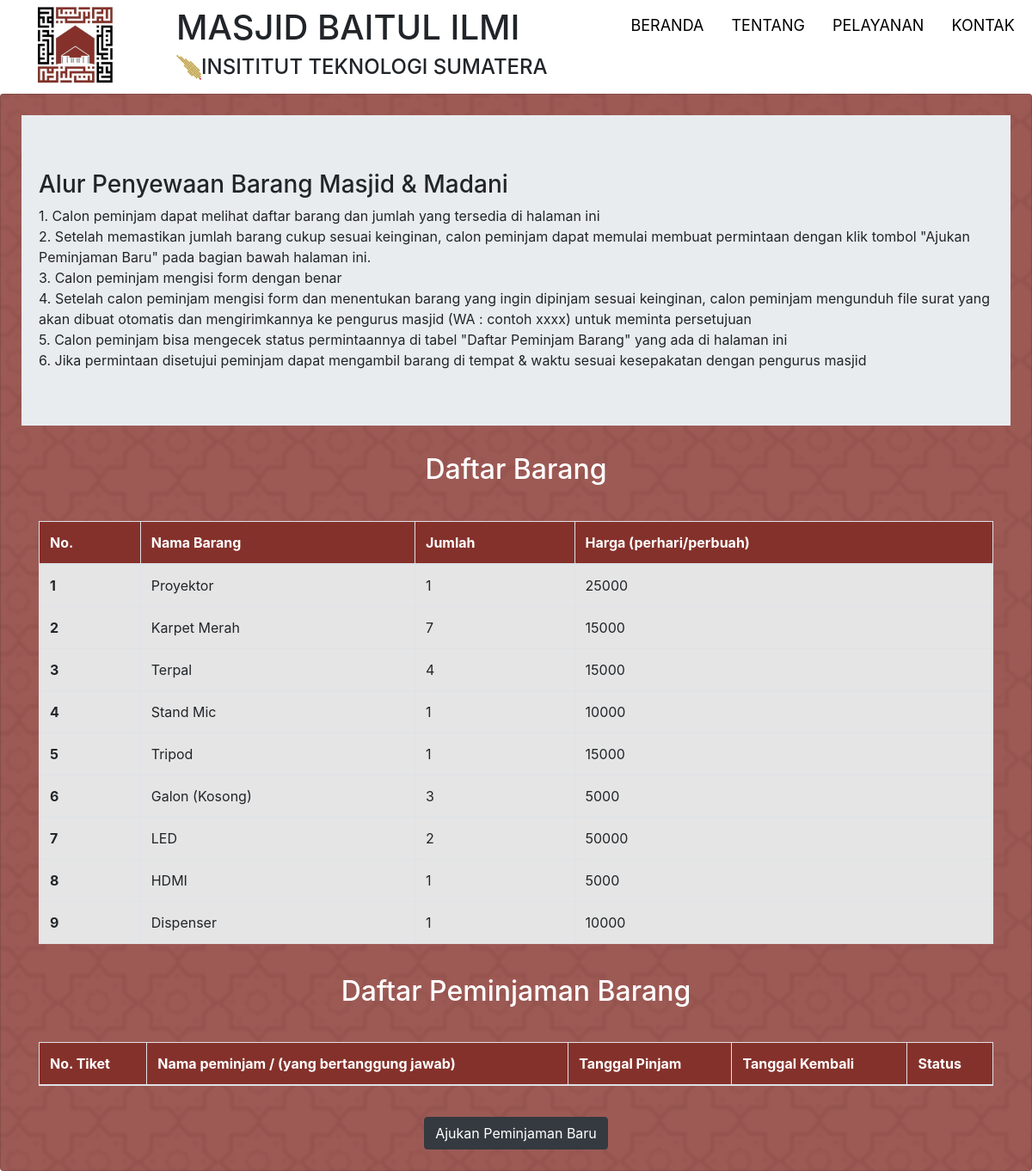
The app's page /index.php/peminjaman_barang_user, older data.
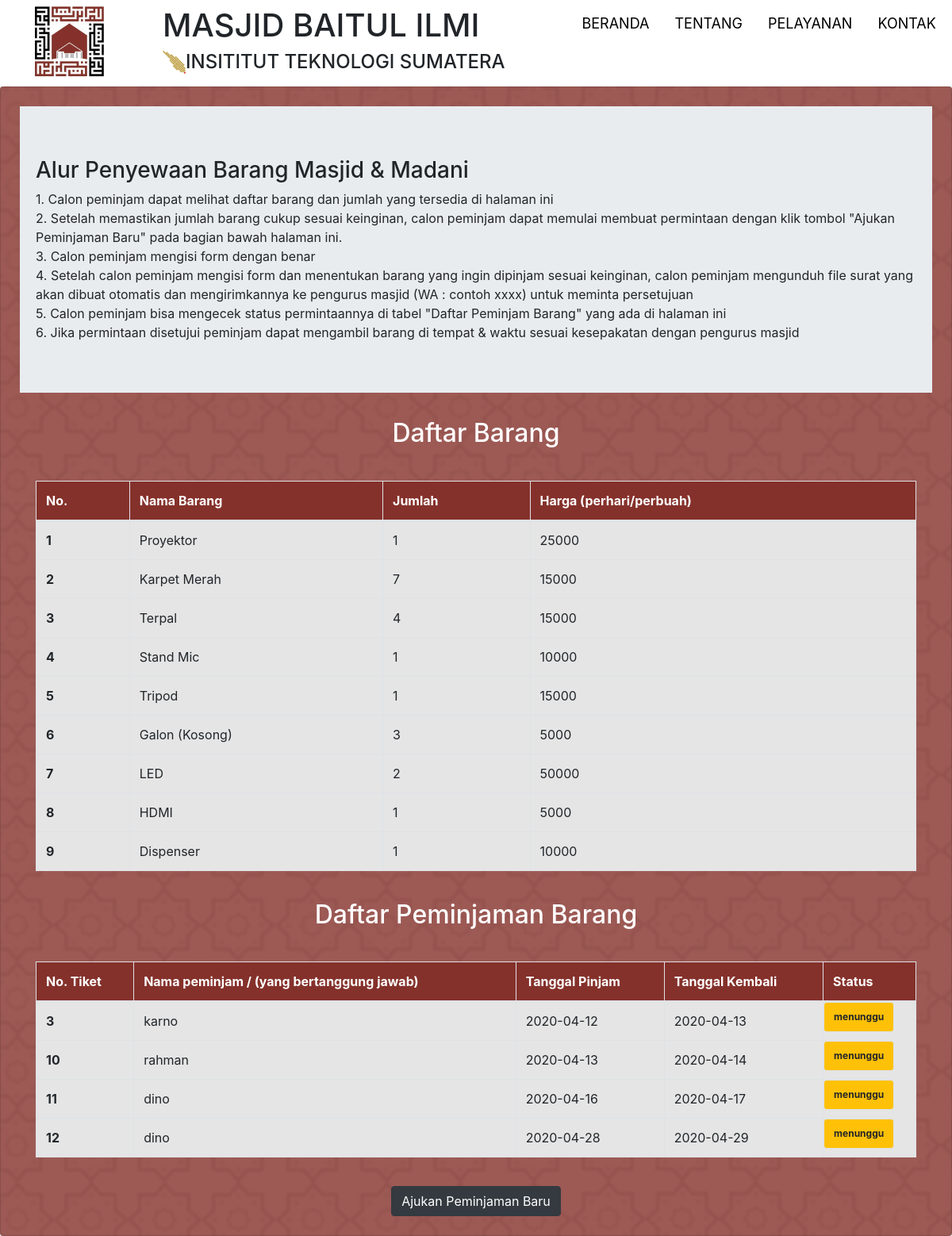
The same page, newer data.
### tables this page shows
CREATE TABLE `inventory` (
  `id_inventory` int(11) NOT NULL,
  `nama_inventory` varchar(50) NOT NULL,
  `jumlah_inventory` int(10) NOT NULL,
  `harga_inventory` int(10) NOT NULL
);

CREATE TABLE `peminjaman` (
  `id_peminjaman` int(11) NOT NULL,
  `judul_kegiatan` varchar(100) NOT NULL,
  `penyelenggara_kegiatan` varchar(100) NOT NULL,
  `penanggung_jawab` varchar(100) NOT NULL,
  `noHp` varchar(15) NOT NULL,
  `jaminan` varchar(50) NOT NULL,
  `lokasi` varchar(50) NOT NULL,
  `tanggal_peminjaman` date NOT NULL,
  `tanggal_pengembalian` date NOT NULL,
  `denda_peminjaman` int(8) DEFAULT NULL,
  `total_harga` int(11) NOT NULL,
  `status_permintaan` varchar(50) NOT NULL
);

### application/controllers/Peminjaman_barang_user.php (called while the page is built, shortened)
<?php
class Peminjaman_barang_user extends CI_Controller {
  public function index()
  {
  $data['barang'] = $this->User_model->get_inventory();
  $query = $this->db->query('SELECT * FROM peminjaman WHERE status_permintaan <> "penyusunan"');
  $data['peminjam'] = $query->result_array();
	$this->load->view('template_user/header');
	$this->load->view('user/daftar_peminjaman_barang',$data);
	$this->load->view('template_user/footer');
  }
}

### index.php (called while the page is built, shortened)
<?php
require_once BASEPATH.'core/CodeIgniter.php';

### application/models/User_model.php (called while the page is built, shortened)
<?php
class User_model extends CI_Model {
  function get_inventory(){
    $data = $this->db->get('inventory')->result_array();
    return $data;
  }
}

### application/views/user/daftar_peminjaman_barang.php (the view)
<div class="card p-4">
    <div class="jumbotron jumbotron-fluid">
      <div class="container">
        <h3>Alur Penyewaan Barang Masjid & Madani</h3>
        <p class="mb-0">1. Calon peminjam dapat melihat daftar barang dan jumlah yang tersedia di halaman ini</p>
        <p class="mb-0">2. Setelah memastikan jumlah barang cukup sesuai keinginan, calon peminjam dapat memulai membuat permintaan dengan klik tombol "Ajukan Peminjaman Baru" pada bagian bawah halaman ini.</p>
        <p class="mb-0">3. Calon peminjam mengisi form dengan benar</p>
        <p class="mb-0">4. Setelah calon peminjam mengisi form dan menentukan barang yang ingin dipinjam sesuai keinginan, calon peminjam mengunduh file surat yang akan dibuat otomatis dan mengirimkannya ke pengurus masjid (WA : contoh xxxx) untuk meminta persetujuan</p>
        <p class="mb-0">5. Calon peminjam bisa mengecek status permintaannya di tabel "Daftar Peminjam Barang" yang ada di halaman ini</p>
        <p class="mb-0">6. Jika permintaan disetujui peminjam dapat mengambil barang di tempat & waktu sesuai kesepakatan dengan pengurus masjid</p>
      </div>
    </div>
    <div class="card-title text-center text-white">
      <h2>Daftar Barang</h2>
    </div>
    <div class="card-body">
      <table class="table table-bordered">
        <thead class="t-head">
          <tr class="text-white">
            <th scope="col">No.</th>
            <th scope="col">Nama Barang</th>
            <th scope="col">Jumlah</th>
            <th scope="col">Harga (perhari/perbuah)</th>
          </tr>
        </thead>
        <tbody class="t-body">
        <?php
        $i = 1;
        foreach($barang as $row): ?>
          <tr>
            <th scope="row"><?= $i; ?></th>
            <td><?= $row['nama_inventory']; ?></td>
            <td><?= $row['jumlah_inventory']; ?></td>
            <td><?= $row['harga_inventory']; ?></td>
          </tr>
          <?php $i++;
          endforeach; ?>
        </tbody>
      </table>
    </div>
    <div class="card-title text-center text-white">
      <h2>Daftar Peminjaman Barang</h2>
    </div>
    <div class="card-body">
      <table class="table table-bordered">
        <thead class="t-head">
          <tr class="text-white">
            <th scope="col">No. Tiket</th>
            <th scope="col">Nama peminjam / (yang bertanggung jawab)</th>
            <th scope="col">Tanggal Pinjam</th>
            <th scope="col">Tanggal Kembali</th>
            <th scope="col">Status</th>
          </tr>
        </thead>
        <tbody class="t-body">
          <?php foreach($peminjam as $row): ?>
          <tr>
            <th scope="row"><?= $row['id_peminjaman']; ?></th>
            <td><?= $row['penanggung_jawab'] ?></td>
            <td><?= $row['tanggal_peminjaman']; ?></td>
            <td><?= $row['tanggal_pengembalian']; ?></td>
            <?php if($row['status_permintaan'] == 'menunggu'){?>
              <td class="badge badge-warning"><?= $row['status_permintaan']; ?></td>
            <?php }else if($row['status_permintaan'] == 'disetujui'){?>
              <td class="badge badge-success"><?= $row['status_permintaan']; ?></td>
            <?php }else if($row['status_permintaan'] == 'ditolak'){?>
              <td class="badge badge-danger"><?= $row['status_permintaan']; ?></td>
            <?php } ?>
          </tr>
          <?php endforeach; ?>
        </tbody>
      </table>
    </div>
    <a href="<?= base_url('Form_peminjaman'); ?>" class="btn btn-dark mx-auto" style="width: fit-content;">Ajukan Peminjaman Baru</a>
  </div>

### application/views/template_user/header.php (shortened to what this page needs)
<!DOCTYPE html>
<html lang="en">
<head>
	<link rel="stylesheet" href="<?= base_url('assets/css/bootstrap.min.css'); ?>">
	<link rel="stylesheet" href="<?= base_url('assets/css/all.css'); ?>">
</head>
<body>
	<div class="container-md-fluid">
		<div class="row bg-white pt-2 pb-2">
			<div class="col-md-2 text-center">
				<img src="<?= base_url('assets/images/logoBaim.png'); ?>" class="img-fluid" id="logo" alt="Responsive image">
			</div>
			<div class="col-md-5">
				<h1>MASJID BAITUL ILMI</h1>
				<img src="<?= base_url('assets/images/logoItera.png'); ?>" class="float-left" alt="">
				<h4>INSITITUT TEKNOLOGI SUMATERA</h4>
			</div>
			<div class="col-md-5">
				<div>
					<ul class="nav">
						<li class="nav-item">
							<a href="<?= base_url(); ?>" class="nav-link">BERANDA</a>
						</li>
						<li class="nav-item dropdown">
							<a href="#" class="nav-link dropdown-toogle" data-toggle="dropdown" aria-haspopup="true" aria-expanded="false">TENTANG</a>
						</li>
						<li class="nav-item dropdown">
							<a href="#" class="nav-link dropdown-toogle" data-toggle="dropdown" aria-haspopup="true" aria-expanded="false">PELAYANAN</a>
						</li>
						<li class="nav-item">
							<a href="#kontak" class="nav-link">KONTAK</a>
						</li>
					</ul>
				</div>
			</div>
		</div>
	</div>

### application/views/template_user/footer.php (shortened to what this page needs)
</body>
</html>

### assets/css/all.css (style rules this page uses)
@media (min-width: 578px) { body { background-image: url(../images/backgroundPattern.png); } }
@media (min-width: 578px) { #logo { width: 50%; } }
@media (min-width: 578px) { .nav-link { color: black; } }
@media (min-width: 578px) { a.nav-link { font-size: 1.5vw; } }
@media (min-width: 578px) { .card { background-color: rgba(133, 49, 43, 0.8); } }
@media (min-width: 578px) { .t-head { background-color: #85312B; } }
@media (min-width: 578px) { .t-body { background-color: #E5E5E5; } }

Row changes from the older to the newer data that the page shows:
added peminjaman: id_peminjaman "3", penanggung_jawab "karno", tanggal_peminjaman "2020-04-12", tanggal_pengembalian "2020-04-13", status_permintaan "menunggu"
added peminjaman: id_peminjaman "10", penanggung_jawab "rahman", tanggal_peminjaman "2020-04-13", tanggal_pengembalian "2020-04-14", status_permintaan "menunggu"
added peminjaman: id_peminjaman "11", penanggung_jawab "dino", tanggal_peminjaman "2020-04-16", tanggal_pengembalian "2020-04-17", status_permintaan "menunggu"
added peminjaman: id_peminjaman "12", penanggung_jawab "dino", tanggal_peminjaman "2020-04-28", tanggal_pengembalian "2020-04-29", status_permintaan "menunggu"
